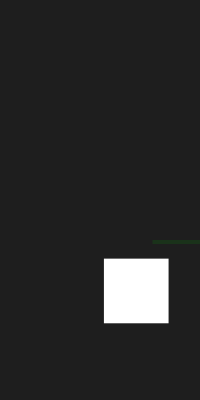
Frame 1 (no input)
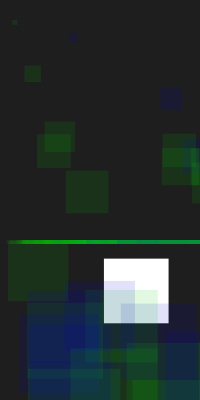
Frame 60 (the mouse pressed at the canvas centre just before this capture)
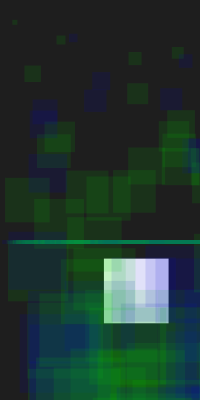
Frame 120 (the mouse held since frame 60 and released just before this capture)

The Processing sketch that drew these frames (run headless with seeded random() and noise(); from frame 60 on, the mouse is pressed at the canvas centre):

// Processing sketch: processing_36748
// ── processing_36748.pde


void setup() {
  size(200, 400);
  background(30);
}

int numOfrect = 500; // it takes a lot of circles to make this look OK
float rndWidth;
float count = 60;
float rndColor;
float num = 50;


void draw() { 
  rndWidth = random(height);
  noStroke();


  if (numOfrect > 20) {
    rect(random(height), rndWidth, rndWidth/4, rndWidth/4);
    numOfrect--;
  }
  if (count>0) {
    rndColor = random(100);

    //determine the color
    if (rndWidth >= 50)
      fill (0, 200, 0, 30);
  }
  if (rndWidth < 150)
    fill (0, 0, 200, 30);

  if (count % 10 == 0) { 
    rect(width, count*width/num, random(-width), width/num);
  }
}
